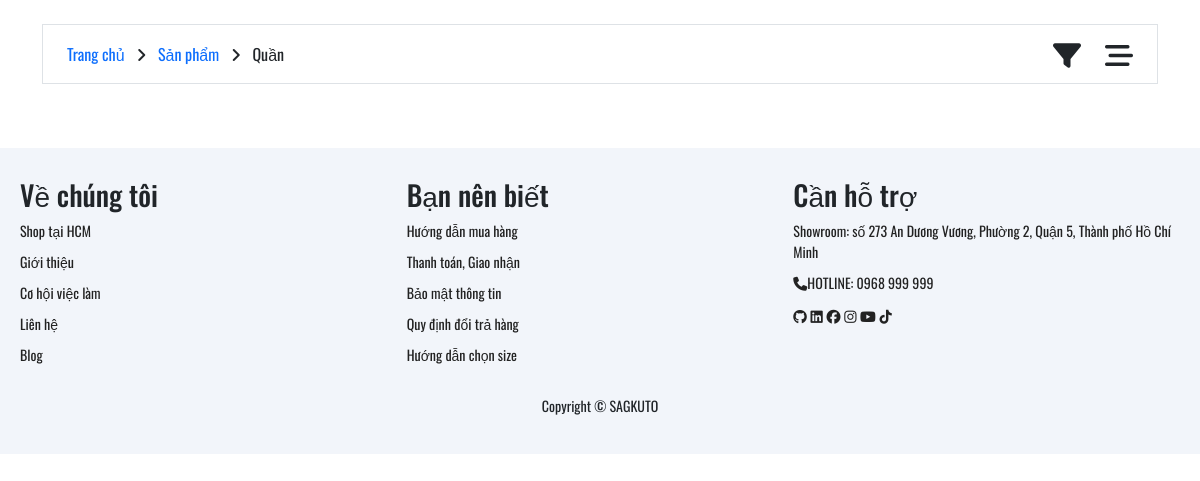
Page /index.php?page=quan on the earlier database version.
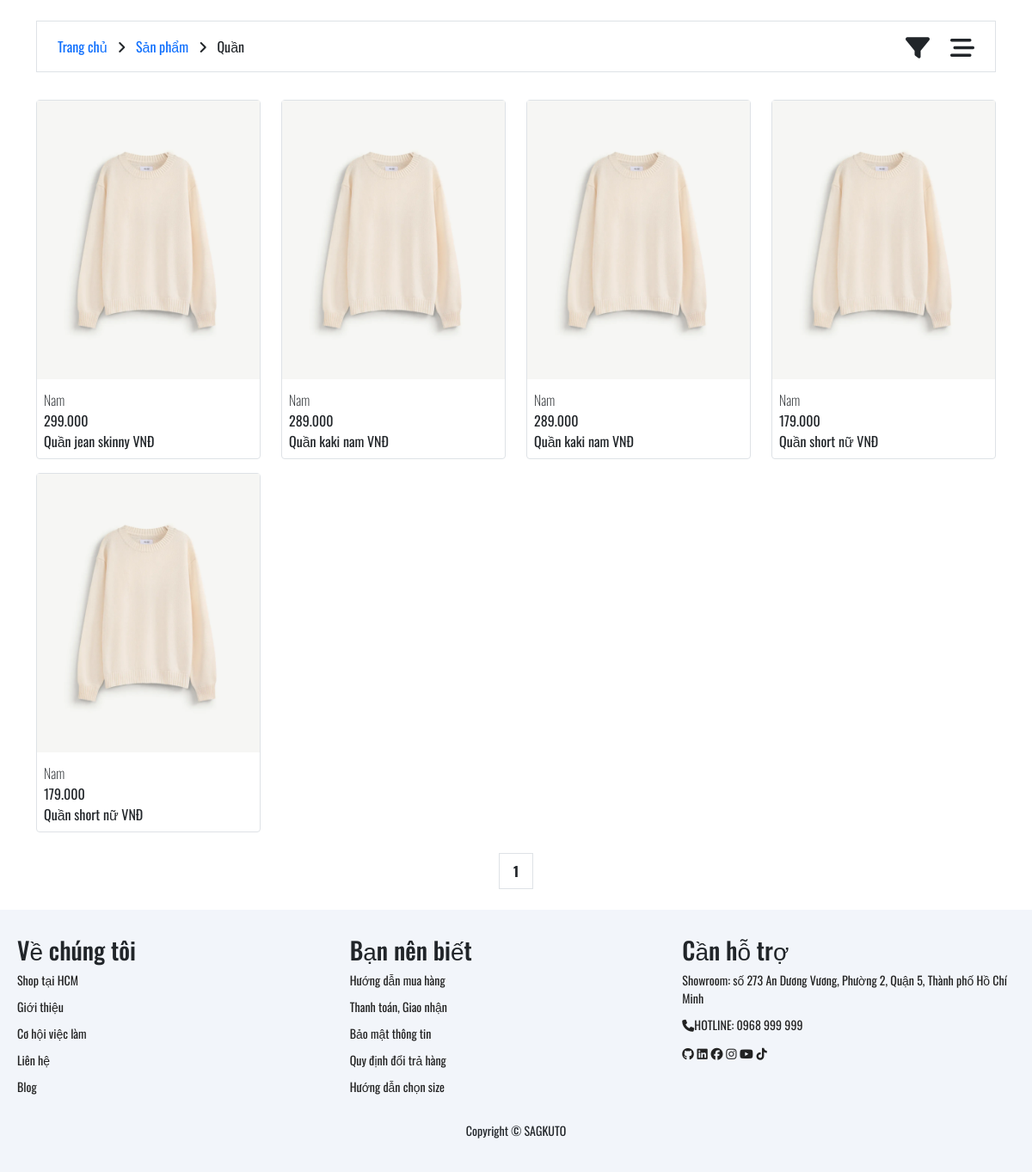
Same page on the later database version.
### tables this page shows
CREATE TABLE `product_variants` (
  `variant_id` int(11) NOT NULL,
  `product_id` int(11) DEFAULT NULL,
  `image` varchar(255) DEFAULT NULL,
  `size` varchar(50) DEFAULT NULL,
  `stock` int(11) DEFAULT 0,
  `color_id` int(11) DEFAULT NULL
);

CREATE TABLE `products` (
  `product_id` int(11) NOT NULL,
  `name` varchar(255) NOT NULL,
  `description` text DEFAULT NULL,
  `category_id` int(11) DEFAULT NULL,
  `price` decimal(10,2) DEFAULT NULL,
  `rating_avg` float DEFAULT 0,
  `rating_count` int(11) DEFAULT 0,
  `sold_count` int(11) DEFAULT 0
);

### layout/quan.php (the view, shortened to what the changed rows need)
    <?php
    echo '<!DOCTYPE html>
    <html lang="en">
    <head>
        <meta charset="UTF-8">
        <meta name="viewport" content="width=device-width, initial-scale=1.0">
        <link href="https://cdn.jsdelivr.net/npm/bootstrap@5.3.3/dist/css/bootstrap.min.css" rel="stylesheet">
        <link rel="stylesheet" href="https://cdnjs.cloudflare.com/ajax/libs/font-awesome/6.7.2/css/all.min.css" />
        <title>sagkuto</title>
        <link rel="icon" type="./Images/png" href="/Webbanquanao/assets/img/logo_favicon/favicon.png">
        <link rel="stylesheet" href="/Webbanquanao/assets/fonts/font.css">
        <link rel="stylesheet" href="/Webbanquanao/assets/css/product.css">
        <link rel="stylesheet" href="/Webbanquanao/assets/css/footer.css">
    </head>';
    ?>
    <?php
    $connection = mysqli_connect("localhost","root","","db_web_quanao");
    $sort = isset($_GET['sapxep']) ? $_GET['sapxep'] : '';
    $qrySort = '';
    if($sort == 'tangdan')
    {
        $qrySort = 'ORDER BY price ASC';
    }else
    {
        $qrySort = 'ORDER BY price DESC';
    }
    mysqli_set_charset($connection, 'utf8');
    $limit = 8;
    $page = isset($_GET['page']) ? (int)$_GET['page'] : 1;
    if ($page < 1) $page = 1;
    $offset = ($page - 1) * $limit;
$where = ["products.category_id = 2"];
$filterQuery = "";
if (count($where) > 0) {
    $filterQuery = "WHERE " . implode(" AND ", $where);
}
$quryDemSL = "SELECT COUNT(DISTINCT products.product_id) AS total
FROM products
JOIN product_variants ON products.product_id = product_variants.product_id
$filterQuery";
$demRs = mysqli_query($connection, $quryDemSL);
$totalRow = mysqli_fetch_assoc($demRs);
$totalSach = $totalRow['total'];
$totalPage = ceil($totalSach / $limit);
    $strSQL = "SELECT * FROM products
    JOIN product_variants ON products.product_id = product_variants.product_id
    $filterQuery $qrySort
    LIMIT $limit OFFSET $offset";
    $result = mysqli_query($connection, $strSQL);
    echo '
    <section>
    <div class="container-md">
    <div class="row">';
    while($row = mysqli_fetch_assoc($result))
    {
        $name = $row['name'];
        $gia = number_format($row['price'], 0, ',', '.');
        echo '
                <div class="xacdinhZ col-md-3 col-6 mt-3 effect_hover">
                        <div class="border rounded-1">
                            <a href="#" class="text-decoration-none text-dark ">
                                <img src="/Webbanquanao/assets/img/sanpham/sp1.jpg" alt="" class="img-fluid">
                                <div class="mt-2 p-2 pt-1">
                                    <div class="">
                                        <p class="mb-0 fw-lighter">Nam</p>
                                        <p class="mb-0">' . $gia . '</p>
                                        <p class="mb-0">' . $name . ' VNĐ</p>
                                    </div>
                                </div>
                            </a>
                        </div>
                </div>
    ';
    }
    echo '
    <section class="phantrang py-4">
        <div class="container">
            <div class="row justify-content-center">
                <div class="col-3 text-center d-flex flex-wrap justify-content-center gap-2"">';
                for ($i = 1; $i <= $totalPage; $i++) {
                    $active = ($i == $page) ? 'style="font-weight:bold;"' : '';
                    echo '<a href="?page=' . $i . '" class = "border p-2 px-3 text-decoration-none text-dark effect_hover" ' . $active . '> ' . $i . '</a> ';
                }
    echo '
                </div>
            </div>
        </div>
    </section>
    ';
    ?>
    <?php
    echo '
    </div>
    </div>
    </section>';
    ?>
    <?php
    echo '    <script src="/Webbanquanao/assets/js/xulyFIlter.js"></script>
        <script src="https://cdn.jsdelivr.net/npm/bootstrap@5.3.3/dist/js/bootstrap.bundle.min.js"></script>
    </body>
    </html>';
    ?>

Differences in the rows shown:
added product_variants: product.price "299.000", product.name "Quần jean skinny"
added product_variants: product.price "289.000", product.name "Quần kaki nam"
added product_variants: product.price "289.000", product.name "Quần kaki nam"
added product_variants: product.price "179.000", product.name "Quần short nữ"
added product_variants: product.price "179.000", product.name "Quần short nữ"
Other differences:
new list line: "1"
